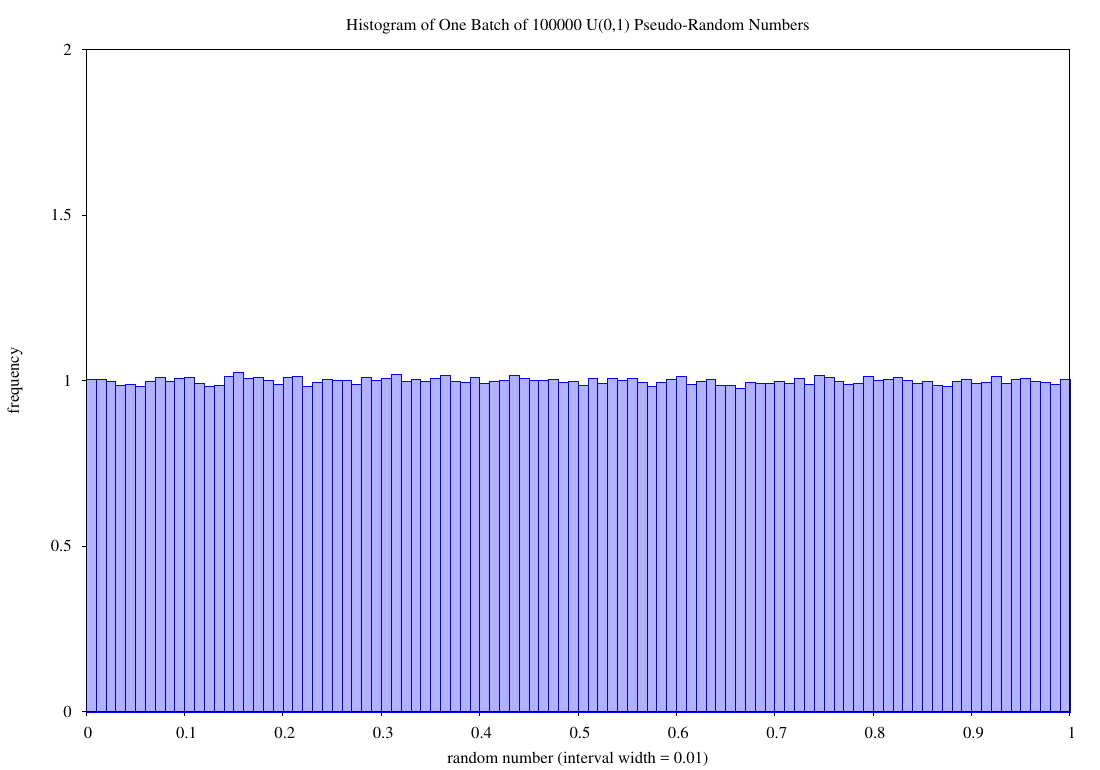

Reproduce this figure in gnuplot.
set terminal postscript eps color enhanced "Times-Roman" 24
set output "histogram.eps"
set size 2.2,2.2
set title 'Histogram of One Batch of 100000 U(0,1) Pseudo-Random Numbers'
set xrange [0:1]
set xlabel "random number (interval width = 0.01)"
set ylabel "frequency" 
set yrange [0:2]
set style fill solid 0.3
set xtics 0,0.1,1
set tics out nomirror
plot 'cmake-build-debug/histogram_coords' u 1:2 smooth freq w boxes lc rgb"blue" notitle
